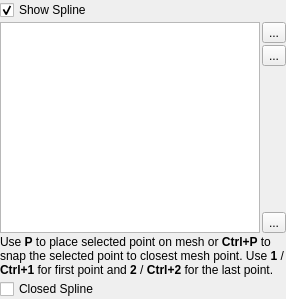
<?xml version="1.0" encoding="UTF-8"?>
<ui version="4.0">
 <class>SplinePropertyWidget</class>
 <widget class="QWidget" name="SplinePropertyWidget">
  <property name="geometry">
   <rect>
    <x>0</x>
    <y>0</y>
    <width>286</width>
    <height>299</height>
   </rect>
  </property>
  <property name="windowTitle">
   <string>Form</string>
  </property>
  <layout class="QVBoxLayout" name="verticalLayout_2">
   <property name="spacing">
    <number>2</number>
   </property>
   <property name="leftMargin">
    <number>0</number>
   </property>
   <property name="topMargin">
    <number>0</number>
   </property>
   <property name="rightMargin">
    <number>0</number>
   </property>
   <property name="bottomMargin">
    <number>0</number>
   </property>
   <item>
    <widget class="QCheckBox" name="show3DWidget">
     <property name="text">
      <string>Show Spline</string>
     </property>
     <property name="checked">
      <bool>true</bool>
     </property>
    </widget>
   </item>
   <item>
    <layout class="QHBoxLayout" name="horizontalLayout">
     <property name="spacing">
      <number>2</number>
     </property>
     <item>
      <widget class="pqExpandableTableView" name="PointsTable">
       <property name="alternatingRowColors">
        <bool>true</bool>
       </property>
       <property name="selectionBehavior">
        <enum>QAbstractItemView::SelectRows</enum>
       </property>
      </widget>
     </item>
     <item>
      <layout class="QVBoxLayout" name="verticalLayout">
       <property name="spacing">
        <number>2</number>
       </property>
       <item>
        <widget class="QToolButton" name="Add">
         <property name="toolTip">
          <string>Add new point</string>
         </property>
         <property name="text">
          <string>...</string>
         </property>
         <property name="icon">
          <iconset resource="../../../Widgets/Resources/QtWidgets.qrc">
           <normaloff>:/QtWidgets/Icons/pqPlus.svg</normaloff>:/QtWidgets/Icons/pqPlus.svg</iconset>
         </property>
        </widget>
       </item>
       <item>
        <widget class="QToolButton" name="Remove">
         <property name="toolTip">
          <string>Remove selected point(s)</string>
         </property>
         <property name="text">
          <string>...</string>
         </property>
         <property name="icon">
          <iconset resource="../../../Widgets/Resources/QtWidgets.qrc">
           <normaloff>:/QtWidgets/Icons/pqMinus.svg</normaloff>:/QtWidgets/Icons/pqMinus.svg</iconset>
         </property>
        </widget>
       </item>
       <item>
        <spacer name="verticalSpacer">
         <property name="orientation">
          <enum>Qt::Vertical</enum>
         </property>
         <property name="sizeHint" stdset="0">
          <size>
           <width>20</width>
           <height>40</height>
          </size>
         </property>
        </spacer>
       </item>
       <item>
        <widget class="QToolButton" name="DeleteAll">
         <property name="toolTip">
          <string>Remove all points</string>
         </property>
         <property name="text">
          <string>...</string>
         </property>
         <property name="icon">
          <iconset resource="../../../Widgets/Resources/QtWidgets.qrc">
           <normaloff>:/QtWidgets/Icons/pqDelete.png</normaloff>:/QtWidgets/Icons/pqDelete.png</iconset>
         </property>
        </widget>
       </item>
      </layout>
     </item>
    </layout>
   </item>
   <item>
    <widget class="QLabel" name="Hints">
     <property name="text">
      <string>&lt;html&gt;&lt;head/&gt;&lt;body&gt;&lt;p&gt;Use &lt;span style=&quot; font-weight:600;&quot;&gt;P&lt;/span&gt; to place selected point on mesh or &lt;span style=&quot; font-weight:600;&quot;&gt;Ctrl+P&lt;/span&gt; to snap the selected point to closest mesh point. Use &lt;span style=&quot; font-weight:600;&quot;&gt;1 &lt;/span&gt;/ &lt;span style=&quot; font-weight:600;&quot;&gt;Ctrl+1&lt;/span&gt; for first point and &lt;span style=&quot; font-weight:600;&quot;&gt;2 &lt;/span&gt;/ &lt;span style=&quot; font-weight:600;&quot;&gt;Ctrl+2&lt;/span&gt; for the last point.&lt;/p&gt;&lt;/body&gt;&lt;/html&gt;</string>
     </property>
     <property name="wordWrap">
      <bool>true</bool>
     </property>
    </widget>
   </item>
   <item>
    <widget class="QCheckBox" name="Closed">
     <property name="text">
      <string>Closed Spline</string>
     </property>
    </widget>
   </item>
  </layout>
 </widget>
 <customwidgets>
  <customwidget>
   <class>pqExpandableTableView</class>
   <extends>QTableView</extends>
   <header>pqExpandableTableView.h</header>
  </customwidget>
 </customwidgets>
 <resources>
  <include location="../../../Widgets/Resources/QtWidgets.qrc"/>
  <include location="../../../Components/Resources/pqComponents.qrc"/>
 </resources>
 <connections/>
</ui>
